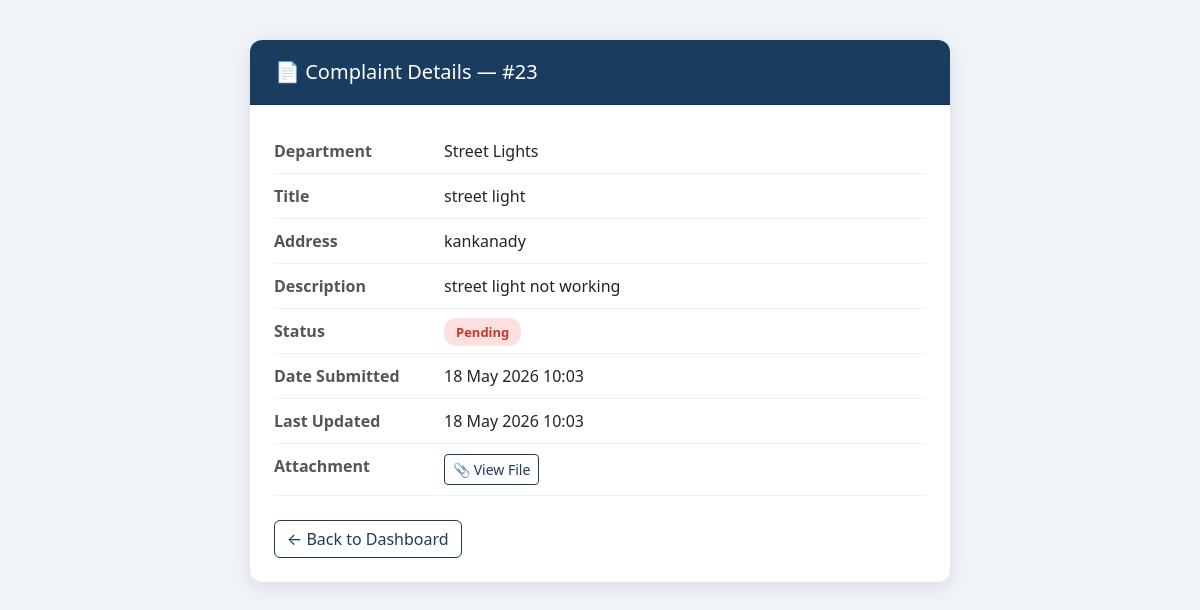
The page /complaints/complaint/23/ (signed in) on the database its author committed.
### complaints/models.py (models this page shows, shortened)
class Complaint(models.Model):
    DEPARTMENT_CHOICES = [
        ('Sanitation', 'Sanitation'),
        ('Roads & Infrastructure', 'Roads & Infrastructure'),
        ('Water Supply', 'Water Supply'),
        ('Drainage', 'Drainage'),
        ('Street Lights', 'Street Lights'),
        ('Parks & Public Spaces', 'Parks & Public Spaces'),
    ]
    STATUS_CHOICES = [
        ('Pending', 'Pending'),
        ('In Progress', 'In Progress'),
        ('Resolved', 'Resolved'),
    ]
    citizen = models.ForeignKey(Citizen, on_delete=models.CASCADE)
    complaint_id = models.AutoField(primary_key=True)
    department = models.CharField(max_length=100, choices=DEPARTMENT_CHOICES)
    title = models.CharField(max_length=200)
    address = models.CharField(max_length=300)
    description = models.TextField()
    map_location = models.CharField(max_length=100, blank=True, null=True)
    attachment = models.ImageField(upload_to='complaints/attachments/')
    status = models.CharField(max_length=20, choices=STATUS_CHOICES, default='Pending')
    date_submitted = models.DateTimeField(auto_now_add=True)
    last_updated = models.DateTimeField(auto_now=True)
    officer_remark = models.TextField(blank=True, null=True)

### complaints/views.py (the view)
# urls.py: path('complaint/<int:complaint_id>/', views.complaint_detail, name='complaint_detail'),
def complaint_detail(request, complaint_id):
    if 'citizen_id' not in request.session:
        return redirect('login')
    complaint = Complaint.objects.get(complaint_id=complaint_id)
    return render(request, 'complaint_detail.html', {'complaint': complaint})

### templates/complaint_detail.html (shortened to what this page needs)
<!DOCTYPE html>
<html>
<head>
    <link href="https://cdn.jsdelivr.net/npm/bootstrap@5.3.0/dist/css/bootstrap.min.css" rel="stylesheet">
</head>
<body>
<div class="card-wrap">
    <div class="card">
        <div class="card-header">
            <h5 class="mb-0">📄 Complaint Details — #{{ complaint.complaint_id }}</h5>
        </div>
        <div class="card-body p-4">
            <div class="detail-row"><span class="detail-label">Department</span><span>{{ complaint.department }}</span></div>
            <div class="detail-row"><span class="detail-label">Title</span><span>{{ complaint.title }}</span></div>
            <div class="detail-row"><span class="detail-label">Address</span><span>{{ complaint.address }}</span></div>
            <div class="detail-row"><span class="detail-label">Description</span><span>{{ complaint.description }}</span></div>
            <div class="detail-row">
                <span class="detail-label">Status</span>
                <span>
                    {% if complaint.status == 'Pending' %}<span class="badge-pending">Pending</span>
                    {% elif complaint.status == 'In Progress' %}<span class="badge-inprogress">In Progress</span>
                    {% elif complaint.status == 'Resolved' %}<span class="badge-resolved">Resolved</span>
                    {% endif %}
                </span>
            </div>
            <div class="detail-row"><span class="detail-label">Date Submitted</span><span>{{ complaint.date_submitted|date:"d M Y H:i" }}</span></div>
            <div class="detail-row"><span class="detail-label">Last Updated</span><span>{{ complaint.last_updated|date:"d M Y H:i" }}</span></div>
            {% if complaint.attachment %}
            <div class="detail-row"><span class="detail-label">Attachment</span><a href="{{ complaint.attachment.url }}" target="_blank" class="btn btn-sm btn-outline-secondary">📎 View File</a></div>
            {% endif %}
            <div class="mt-4">
                <a href="{% url 'dashboard' %}" class="btn btn-outline-secondary">← Back to Dashboard</a>
            </div>
        </div>
    </div>
</div>
</body>
</html>

### templates/complaint_detail.html (style rules this page uses)
body { background-color: #f0f4f8; }
.card-wrap { max-width: 700px; margin: 40px auto; }
.card { border: none; border-radius: 12px; box-shadow: 0 4px 20px rgba(0,0,0,0.1); }
.card-header { background-color: #1a3c5e; color: white; border-radius: 12px 12px 0 0 !important; padding: 20px 25px; }
.btn-outline-secondary { border-color: #1a3c5e; color: #1a3c5e; }
.badge-pending { background-color: #ffe0e0; color: #c0392b; padding: 5px 12px; border-radius: 12px; font-weight: bold; font-size: 13px; }
.detail-row { display: flex; padding: 10px 0; border-bottom: 1px solid #f0f0f0; }
.detail-label { font-weight: bold; width: 170px; flex-shrink: 0; color: #555; }

### rows shown on the page
Complaint: complaint_id "23", department "Street Lights", title "street light", address "kankanady", description "street light not working", date_submitted "18 May 2026 10:03", last_updated "18 May 2026 10:03"
